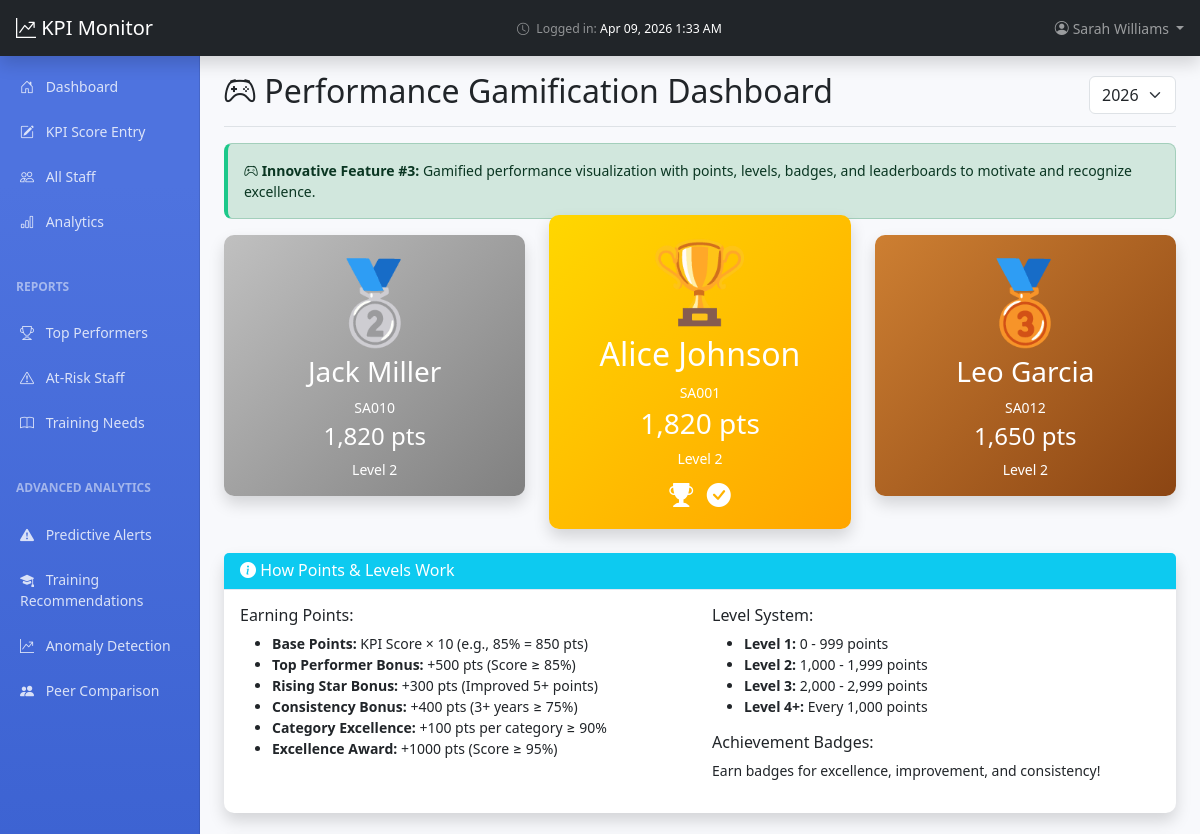
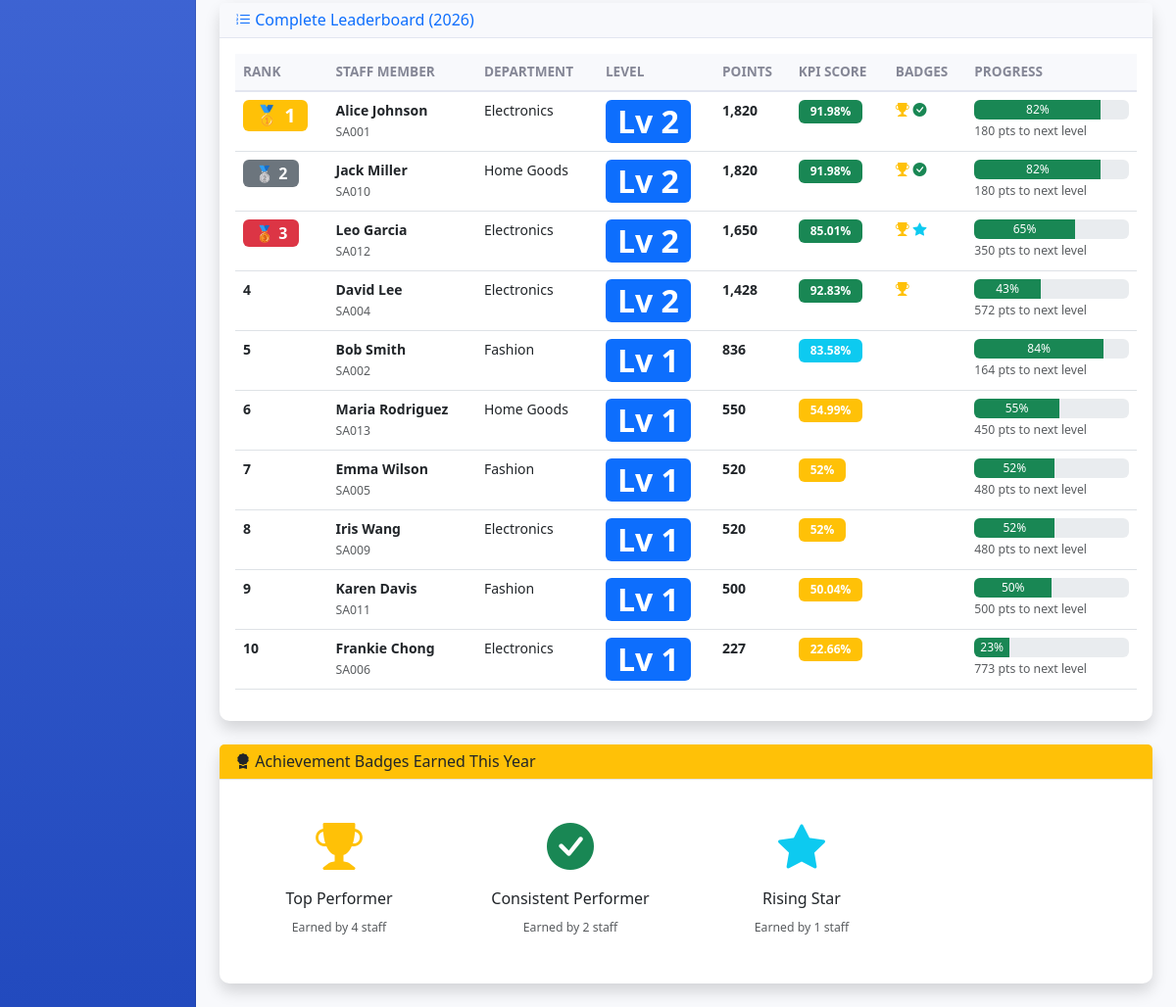
Page /supervisor/gamification.php (signed in) on the committed database (2 pictures, top to bottom).
### tables this page shows
CREATE TABLE `staff` (
  `staff_id` int(11) NOT NULL,
  `staff_code` varchar(20) NOT NULL,
  `name` varchar(100) NOT NULL,
  `email` varchar(100) DEFAULT NULL,
  `department` varchar(100) DEFAULT NULL,
  `position` varchar(100) DEFAULT 'Sales Assistant',
  `status` enum('Active','Inactive') DEFAULT 'Active',
  `hire_date` date DEFAULT NULL,
  `photo` varchar(100) DEFAULT NULL COMMENT 'Filename in assets/photos/ e.g. Alice_Johnson.jpg',
  `created_at` timestamp NOT NULL DEFAULT current_timestamp()
);

### supervisor/gamification.php (the view, shortened to what the rows shown need)
<?php
require_once '../config/database.php';
require_once '../includes/KPICalculator.php';
$pdo = getDBConnection();
$calculator = new KPICalculator($pdo);
$current_year = date('Y');
$selected_year = $_GET['year'] ?? $current_year;
$sql = "SELECT staff_id, staff_code as staff_number, name as full_name, department as department_name, status
        FROM staff
        WHERE status = 'Active'
        ORDER BY name";
$stmt = $pdo->prepare($sql);
$stmt->execute();
$all_staff = $stmt->fetchAll();
$leaderboard = [];
foreach ($all_staff as $staff) {
    $score_data = $calculator->calculateOverallScore($staff['staff_id'], $selected_year);
    $trend = $calculator->getPerformanceTrend($staff['staff_id']);
    if ($score_data['has_data']) {
        $points = 0;
        $badges = [];
        $points += $score_data['overall_score'] * 10;
        if ($score_data['overall_score'] >= 85) {
            $points += 500;
            $badges[] = ['name' => 'Top Performer', 'icon' => 'trophy-fill', 'color' => 'warning'];
        }
        if (count($trend) >= 2) {
            $latest = end($trend);
            if ($latest['trend'] == 'improving' && $latest['change'] > 5) {
                $points += 300;
                $badges[] = ['name' => 'Rising Star', 'icon' => 'star-fill', 'color' => 'info'];
            }
        }
        $consistent_years = 0;
        foreach ($trend as $year_data) {
            if ($year_data['overall_score'] >= 75) {
                $consistent_years++;
            }
        }
        if ($consistent_years >= 3) {
            $points += 400;
            $badges[] = ['name' => 'Consistent Performer', 'icon' => 'check-circle-fill', 'color' => 'success'];
        }
        $level = floor($points / 1000) + 1;
        $next_level_points = $level * 1000;
        $progress = (($points % 1000) / 1000) * 100;
        $leaderboard[] = [
            'staff_id' => $staff['staff_id'],
            'staff_number' => $staff['staff_number'],
            'full_name' => $staff['full_name'],
            'department' => $staff['department_name'],
            'score' => $score_data['overall_score'],
            'points' => $points,
            'level' => $level,
            'progress' => $progress,
            'next_level_points' => $next_level_points,
            'badges' => $badges
        ];
    }
}
usort($leaderboard, function($a, $b) {
    return $b['points'] <=> $a['points'];
});
?>
<!DOCTYPE html>
<html lang="en">
<head>
    <link href="https://cdn.jsdelivr.net/npm/bootstrap@5.3.0/dist/css/bootstrap.min.css" rel="stylesheet">
    <link rel="stylesheet" href="https://cdn.jsdelivr.net/npm/bootstrap-icons@1.11.0/font/bootstrap-icons.css">
    <link href="../assets/css/dashboard.css" rel="stylesheet">
</head>
<body>
    <div class="container-fluid">
        <div class="row">
            <main class="col-md-9 ms-sm-auto col-lg-10 px-md-4">
                <div class="d-flex justify-content-between flex-wrap flex-md-nowrap align-items-center pt-3 pb-2 mb-3 border-bottom">
                    <h1 class="h2"><i class="bi bi-controller"></i> Performance Gamification Dashboard</h1>
                </div>
                <?php if (count($leaderboard) >= 3): ?>
                <div class="row mb-4">
                    <div class="col-md-4 order-md-1">
                        <div class="card leaderboard-card shadow rank-2 text-white">
                            <div class="card-body text-center">
                                <div class="display-1">🥈</div>
                                <h3 class="mt-2"><?= htmlspecialchars($leaderboard[1]['full_name']) ?></h3>
                                <p class="mb-1"><?= $leaderboard[1]['staff_number'] ?></p>
                                <h4><?= number_format($leaderboard[1]['points']) ?> pts</h4>
                                <p class="mb-0">Level <?= $leaderboard[1]['level'] ?></p>
                            </div>
                        </div>
                    </div>
                    <div class="col-md-4 order-md-2">
                        <div class="card leaderboard-card shadow rank-1 text-white" style="margin-top: -20px;">
                            <div class="card-body text-center">
                                <div class="display-1">🏆</div>
                                <h2 class="mt-2"><?= htmlspecialchars($leaderboard[0]['full_name']) ?></h2>
                                <p class="mb-1"><?= $leaderboard[0]['staff_number'] ?></p>
                                <h3><?= number_format($leaderboard[0]['points']) ?> pts</h3>
                                <p class="mb-0">Level <?= $leaderboard[0]['level'] ?></p>
                                <div class="mt-2">
                                    <?php foreach (array_slice($leaderboard[0]['badges'], 0, 3) as $badge): ?>
                                        <i class="bi bi-<?= $badge['icon'] ?> badge-icon"></i>
                                    <?php endforeach; ?>
                                </div>
                            </div>
                        </div>
                    </div>
                    <div class="col-md-4 order-md-3">
                        <div class="card leaderboard-card shadow rank-3 text-white">
                            <div class="card-body text-center">
                                <div class="display-1">🥉</div>
                                <h3 class="mt-2"><?= htmlspecialchars($leaderboard[2]['full_name']) ?></h3>
                                <p class="mb-1"><?= $leaderboard[2]['staff_number'] ?></p>
                                <h4><?= number_format($leaderboard[2]['points']) ?> pts</h4>
                                <p class="mb-0">Level <?= $leaderboard[2]['level'] ?></p>
                            </div>
                        </div>
                    </div>
                </div>
                <?php endif; ?>
                <div class="card shadow mb-4">
                    <div class="card-body">
                        <div class="table-responsive">
                            <table class="table table-hover">
                                <thead>
                                    <tr>
                                        <th scope="col">Rank</th>
                                        <th scope="col">Staff Member</th>
                                        <th scope="col">Department</th>
                                        <th scope="col">Level</th>
                                        <th scope="col">Points</th>
                                        <th scope="col">KPI Score</th>
                                        <th scope="col">Badges</th>
                                        <th scope="col">Progress</th>
                                    </tr>
                                </thead>
                                <tbody>
                                    <?php foreach ($leaderboard as $index => $entry): ?>
                                        <tr>
                                            <td>
                                                <?php if ($index == 0): ?>
                                                    <span class="badge bg-warning fs-5">🥇 1</span>
                                                <?php elseif ($index == 1): ?>
                                                    <span class="badge bg-secondary fs-6">🥈 2</span>
                                                <?php elseif ($index == 2): ?>
                                                    <span class="badge bg-danger fs-6">🥉 3</span>
                                                <?php else: ?>
                                                    <strong><?= $index + 1 ?></strong>
                                                <?php endif; ?>
                                            </td>
                                            <td>
                                                <strong><?= htmlspecialchars($entry['full_name']) ?></strong><br>
                                                <small class="text-muted"><?= $entry['staff_number'] ?></small>
                                            </td>
                                            <td><?= htmlspecialchars($entry['department']) ?></td>
                                            <td>
                                                <span class="badge bg-primary level-badge">
                                                    Lv <?= $entry['level'] ?>
                                                </span>
                                            </td>
                                            <td><strong><?= number_format($entry['points']) ?></strong></td>
                                            <td>
                                                <span class="badge bg-<?= $entry['score'] >= 85 ? 'success' : ($entry['score'] >= 75 ? 'info' : 'warning') ?>">
                                                    <?= $entry['score'] ?>%
                                                </span>
                                            </td>
                                            <td>
                                                <?php foreach (array_slice($entry['badges'], 0, 3) as $badge): ?>
                                                    <i class="bi bi-<?= $badge['icon'] ?> text-<?= $badge['color'] ?>"
                                                       title="<?= $badge['name'] ?>"
                                                       data-bs-toggle="tooltip"></i>
                                                <?php endforeach; ?>
                                            </td>
                                            <td style="min-width: 150px;">
                                                <div class="progress" style="height: 20px;">
                                                    <div class="progress-bar bg-success"
                                                         style="width: <?= $entry['progress'] ?>%"
                                                         title="<?= round($entry['progress'], 1) ?>% to Level <?= $entry['level'] + 1 ?>">
                                                        <?= round($entry['progress']) ?>%
                                                    </div>
                                                </div>
                                                <small class="text-muted">
                                                    <?= number_format($entry['next_level_points'] - $entry['points']) ?> pts to next level
                                                </small>
                                            </td>
                                        </tr>
                                    <?php endforeach; ?>
                                </tbody>
                            </table>
                        </div>
                    </div>
                </div>
            </main>
        </div>
    </div>
</body>
</html>

### rows in the picture
staff: name "Jack Miller", staff_code "SA010", shows "🥈 2", department "Home Goods", level "2", points "1,820", score "91.98", $entry['progress'] 81.9 (drawn), progress "82", points "180"
staff: name "Alice Johnson", staff_code "SA001", shows "🥇 1", department "Electronics", level "2", points "1,820", score "91.98", $entry['progress'] 81.9 (drawn), progress "82", points "180"
staff: name "Leo Garcia", staff_code "SA012", shows "🥉 3", department "Electronics", level "2", points "1,650", score "85.01", progress "65", points "350"
staff: name "David Lee", staff_code "SA004", department "Electronics", level "2", points "1,428", score "92.83", $entry['progress'] 42.8 (drawn), progress "43", points "572"
staff: name "Bob Smith", staff_code "SA002", department "Fashion", level "1", points "836", score "83.58", $entry['progress'] 83.5 (drawn), progress "84", points "164"
staff: name "Maria Rodriguez", staff_code "SA013", department "Home Goods", level "1", points "550", score "54.99", $entry['progress'] 54.9 (drawn), progress "55", points "450"
staff: name "Emma Wilson", staff_code "SA005", department "Fashion", level "1", points "520", score "52", progress "52", points "480"
staff: name "Iris Wang", staff_code "SA009", department "Electronics", level "1", points "520", score "52", progress "52", points "480"
staff: name "Karen Davis", staff_code "SA011", department "Fashion", level "1", points "500", score "50.04", progress "50"
staff: name "Frankie Chong", staff_code "SA006", department "Electronics", level "1", points "227", score "22.66", $entry['progress'] 22.6 (drawn), progress "23", points "773"

### other values in the picture
$login_display "Apr 09, 2026 1:33 AM"
$supervisor_name "Sarah Williams"
$leaderboard[1]['points'] "1,820"
$leaderboard[1]['level'] "2"
$leaderboard[0]['points'] "1,820"
$leaderboard[0]['level'] "2"
$leaderboard[2]['points'] "1,650"
$leaderboard[2]['level'] "2"
$badge_name "Top Performer"
$data['count'] "4"
$badge_name "Consistent Performer"
$data['count'] "2"
$badge_name "Rising Star"
$data['count'] "1"
form field value "2026"
